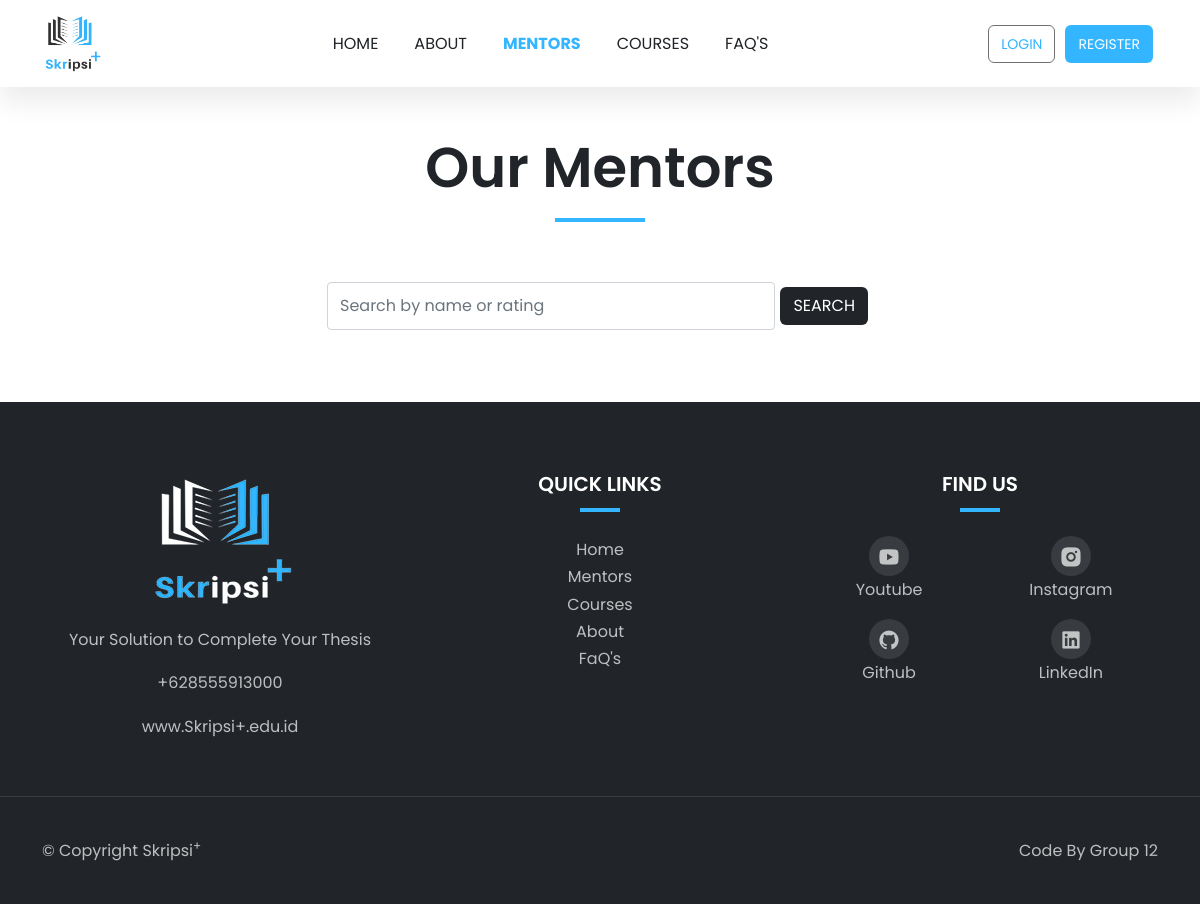
The app's page /mentors/, older data.
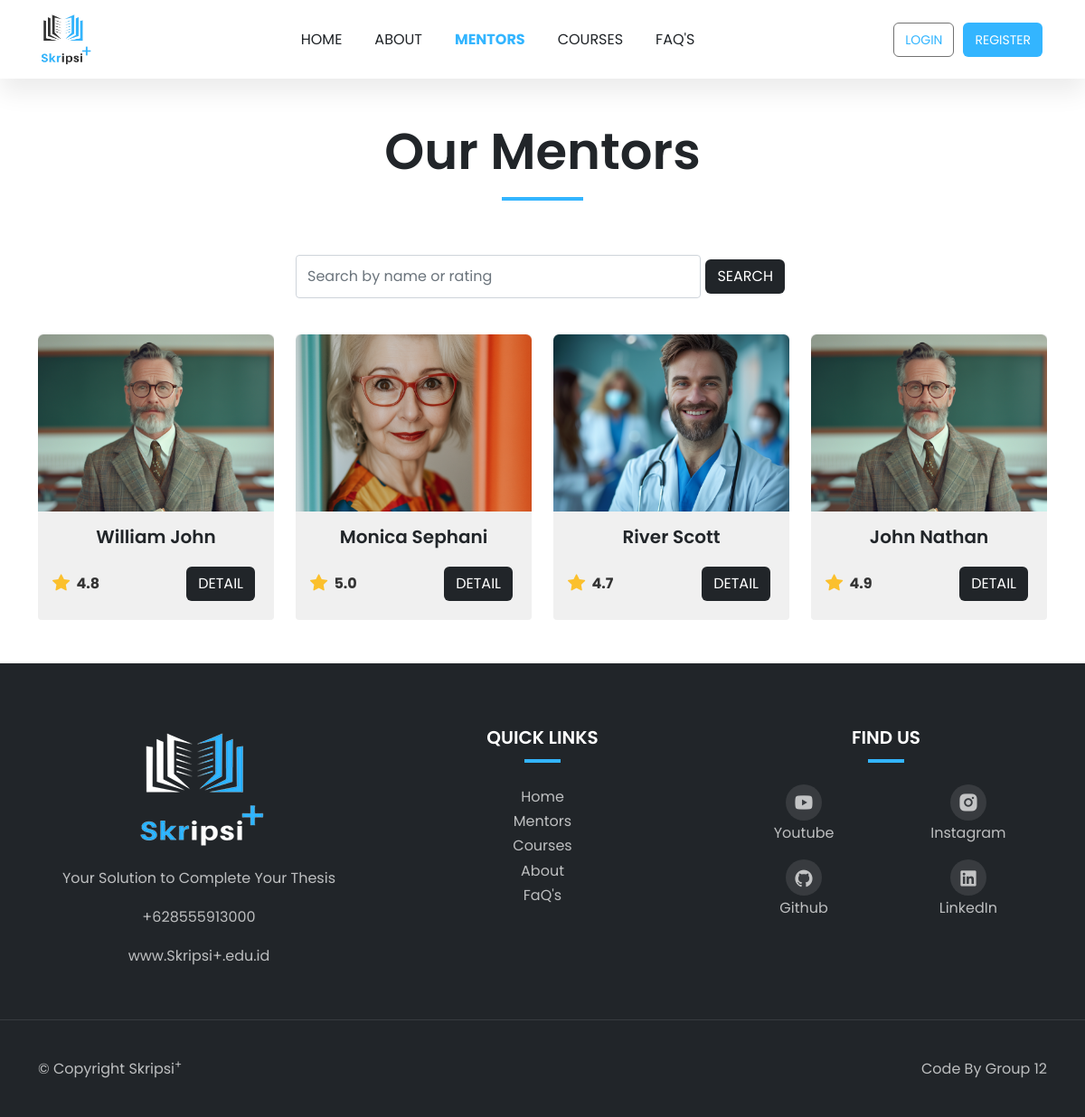
The same page, newer data.
### public_app/models.py (models this page shows, shortened)
class Mentor(models.Model):
    name = models.CharField(max_length=100)
    image = models.ImageField(upload_to='mentors/')
    rating = models.DecimalField(max_digits=2, decimal_places=1)
    experience = models.PositiveIntegerField(help_text="Experience in years")
    specialization = models.CharField(max_length=100)
    bio = models.TextField()
    education = models.TextField(help_text="Educational background")
    skills = models.TextField(help_text="Comma-separated list of skills")

### public_app/views.py (the view)
# urls.py: path('mentors/', views.mentors, name='mentors'),
def mentors(request):
    mentors = Mentor.objects.all()
    for mentor in mentors:
        mentor.education = mentor.education.split("\n")
        mentor.skills = mentor.skills.split(",")
    return render(request, 'mentors.html', {'mentors': mentors})

### public_app/templates/mentors.html (shortened to what this page needs)
<!DOCTYPE html>
{% load static %}
<html lang="en">
  <head>
    <link rel="stylesheet" href="{% static 'css/style.css'%}" />
    <link
      href="https://cdn.jsdelivr.net/npm/bootstrap@5.0.2/dist/css/bootstrap.min.css"
      rel="stylesheet"
    />
    <link
      rel="stylesheet"
      href="https://cdn.jsdelivr.net/npm/bootstrap-icons/font/bootstrap-icons.css"
    />
        <link
        href="https://cdn.jsdelivr.net/npm/remixicon@4.2.0/fonts/remixicon.css"
        rel="stylesheet"/>
  </head>
  <body>
    <nav class="navbar navbar-expand-lg bg-white sticky-top">
      <div class="container">
        <a class="navbar-brand" href="/">
          <img
            class="logo"
            src="{% static 'img/Light-removebg-preview.png'%}"
            alt="logo-Skripsi+"
          />
        </a>
        <div class="collapse navbar-collapse" id="Nav">
          <ul class="navbar-nav m-auto">
            <li class="nav-item">
              <a class="nav-link" href="/">Home</a>
            </li>
            <li class="nav-item">
              <a class="nav-link" href="/about">About</a>
            </li>
            <li class="nav-item">
              <a class="nav-link active" href="/mentors">Mentors</a>
            </li>
            <li class="nav-item">
              <a class="nav-link" href="/courses">Courses</a>
            </li>
            <li class="nav-item">
              <a class="nav-link" href="/faq">FaQ's</a>
            </li>
          </ul>
          <button class="btn btn-login">
            <a href="/login">Login</a>
          </button>
          <button class="btn btn-register">
            <a href="/register">Register</a>
          </button>
        </div>
      </div>
    </nav>
    <main class="mb-5">
      <div class="container mt-5 mb-0">
        <div class="row">
            <div class="col-12 text-center">
                <div class="section-title">
                  <h1 class="display-4">Our Mentors</h1>
                  <div class="line"></div>
                </div>
              </div>
        </div>
        <div class="row justify-content-center mb-4">
            <div class="col-md-6">
              <form class="form-inline d-flex justify-content-center">
                <input class="form-control" id="searchInput" type="search" placeholder="Search by name or rating" aria-label="Search" />
                <button class="btn btn-brand" type="button" id="searchBtn">Search</button>
              </form>
            </div>
        </div>
        <div class="row" id="mentor-cards">
          {% for mentor in mentors %}
          <div class="col-lg-3 col-md-6 mt-3">
            <div class="card h-100" style="width: 100%">
              <div class="image-zoom">
                <div class="image-zoom-wrapper">
                  <img src="{{ mentor.image.url }}" class="card-img-top" alt="{{ mentor.name }}">
                </div>
              </div>
              <div class="card-body d-flex flex-column text-center">
                <h5 class="card-title mb-3">{{ mentor.name }}</h5>
                <div class="mt-auto d-flex justify-content-between align-items-center">
                  <div class="rating d-flex align-items-center">
                    <i class="bi bi-star-fill"></i>
                    <span class="ms-1">{{mentor.rating}}</span>
                  </div>
                  <a href="#" class="btn btn-brand" data-bs-toggle="modal" data-bs-target="#mentorModal{{ mentor.id }}">Detail</a>
                </div>
              </div>
            </div>
          </div>
          {% endfor %}
        </div>
      </div>
    </main>
    <footer class="bg-dark">
      <div class="footer-top">
        <div class="container">
          <div class="row">
            <div class="col-lg-4 col-sm-6 text-center">
              <a href="#"
                ><img
                  src="{% static 'img/Dark-removebg-preview.png'%}"
                  alt="logo footer"
              /></a>
              <p>
                Your Solution to Complete Your Thesis
              </p>
              <p>+628555913000</p>
              <p>www.Skripsi+.edu.id</p>
            </div>
            <div class="col-lg-4 col-sm-6">
              <h5 class="mb-0 text-white text-center">QUICK LINKS</h5>
              <div class="line"></div>
              <ul class="text-center">
                <li><a href="/">Home</a></li>
                <li><a href="/mentors">Mentors</a></li>
                <li><a href="/courses">Courses</a></li>
                <li><a href="/about">About</a></li>
                <li><a href="/faq">FaQ's</a></li>
              </ul>
            </div>
            <div class="col-lg-4 col-sm-6">
              <h5 class="mb-0 text-white text-center">FIND US</h5>
              <div class="line"></div>
              <div class="social-icons text-center d-flex flex-column align-items-center">
                <div class="row">
                  <div class="col-6">
                    <a href="#"><i class="ri-youtube-fill"></i></a>
                    <p>Youtube</p>
                  </div>
                  <div class="col-6">
                    <a href="#"><i class="ri-instagram-fill"></i></a>
                    <p>Instagram</p>
                  </div>
                  <div class="col-6">
                    <a href="#"><i class="ri-github-fill"></i></a>
                    <p>Github</p>
                  </div>
                  <div class="col-6">
                    <a href="#"><i class="ri-linkedin-box-fill"></i></a>
                    <p>LinkedIn</p>
                  </div>
                </div>
              </div>
            </div>
          </div>
        </div>
      </div>
      <div class="footer-bottom">
        <div class="container">
          <div class="row justify-content-between">
            <div class="col-auto">
              <p class="mb-0">© Copyright Skripsi<sup>+</sup></p>
            </div>
            <div class="col-auto">
              <p class="mb-0">Code By <a href="#">Group 12</a></p>
            </div>
          </div>
        </div>
      </div>
    </footer>
  </body>
</html>

### static/css/style.css (style rules this page uses)
:root { --c-dark: #212529; --c-brand: #33b5ff; --c-brand-rgb: 51, 181, 255; --c-white-rgb: 255, 255, 255; --c-dark-rgb: 33, 37, 41; --c-body: #727272; --box-shadow: 0px 15px 25px rgba(0, 0, 0, 0.08); --transition: all 0.5s ease; --font-base: "Poppins-Variable", sans-serif; }
* { padding: 0; margin: 0; box-sizing: border-box; font-family: var(--font-base); }
body { line-height: 1.7 !important; color: var(--c-body) !important; font-size: 16px !important; }
h1,h2,h3,h4,h5,h6, .h1,.h2,.h3,.h4,.h5,.h6 { font-weight: 600 !important; color: var(--c-dark); }
a { text-decoration: none !important; }
span { color: var(--c-brand); }
.image-zoom { position: relative; overflow: hidden; }
.image-zoom-wrapper { overflow: hidden; position: relative; }
.image-zoom-wrapper img { transition: var(--transition); }
.btn { font-weight: 600; font-size: 14px; text-transform: uppercase; border-radius: 6px !important; padding: 10px 24px; }
.btn-brand { background-color: var(--c-dark) !important; border-color: var(--c-dark); color: #ffffff !important; }
.navbar { box-shadow: var(--box-shadow); }
.navbar-nav .nav-link { font-weight: 400 !important; color: var(--c-dark); text-transform: uppercase; margin: 10px; padding: 10px; text-decoration: none; font-size: 16px; }
.navbar-nav .nav-link.active { color: var(--c-brand) !important; font-weight: 700 !important; }
.logo { width: 60px; }
.btn { padding: 10px; margin: 5px; background-color: none; border: none; }
.btn-login { background-color: white; border: 1px solid var(--c-body) !important; }
.btn-login > a { text-transform: uppercase; color: var(--c-brand); font-size: 14px; }
.btn-register { background-color: var(--c-brand) !important; }
.btn-register > a { text-transform: uppercase; color: white; font-size: 14px; }
.section-title { margin-bottom: 60px; }
.section-title .line { width: 90px; height: 4px; background-color: var(--c-brand); margin: 16px auto 24px; }
.card { border: none !important; background-color: #F0F0F0 !important; flex: 1 1 300px; display: flex; flex-direction: column; justify-content: space-between; height: 100%; font-size: 16px !important; }
.card-body { flex-grow: 1; display: flex; flex-direction: column; justify-content: flex-start; }
.rating i { color: #fbc02d; font-size: 1.2rem; margin-right: 0.2rem; }
.rating span { font-size: 1rem; font-weight: bold; color: #333; }
footer { padding-top: 70px; }
.footer-top { padding-bottom: 40px; border-bottom: 1px solid rgba(255, 255, 255, .1); }
.footer-bottom { padding-top: 40px; padding-bottom: 40px; }
footer li, footer p, footer a { color: rgba(255, 255, 255, .7); }
footer ul { list-style: none; padding: 0; }
footer .line { width: 40px; height: 4px; background-color: var(--c-brand); margin-top: 12px; margin-bottom: 24px; margin: 12px auto 24px; }
.social-icons a { width: 40px; height: 40px; display: inline-flex; align-items: center; justify-content: center; background-color: rgba(255, 255, 255, .1); border-radius: 100px; }
.social-icons i { font-size: 23px; }

Row changes from the older to the newer data that the page shows:
added Mentor: image (picture), name "William John", rating "4.8"
added Mentor: image (picture), name "Monica Sephani", rating "5.0"
added Mentor: image (picture), name "River Scott", rating "4.7"
added Mentor: image (picture), name "John Nathan", rating "4.9"
